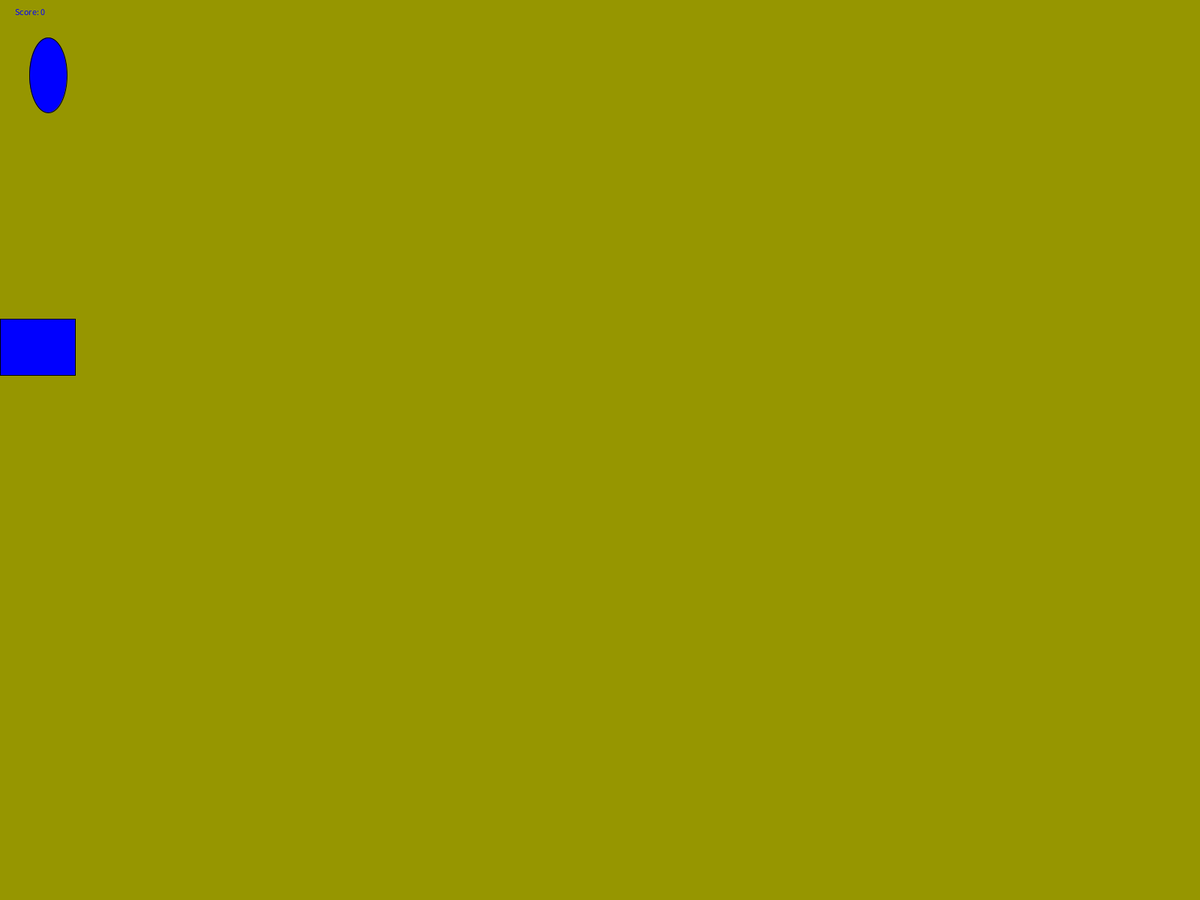
Frame 1 (no input)
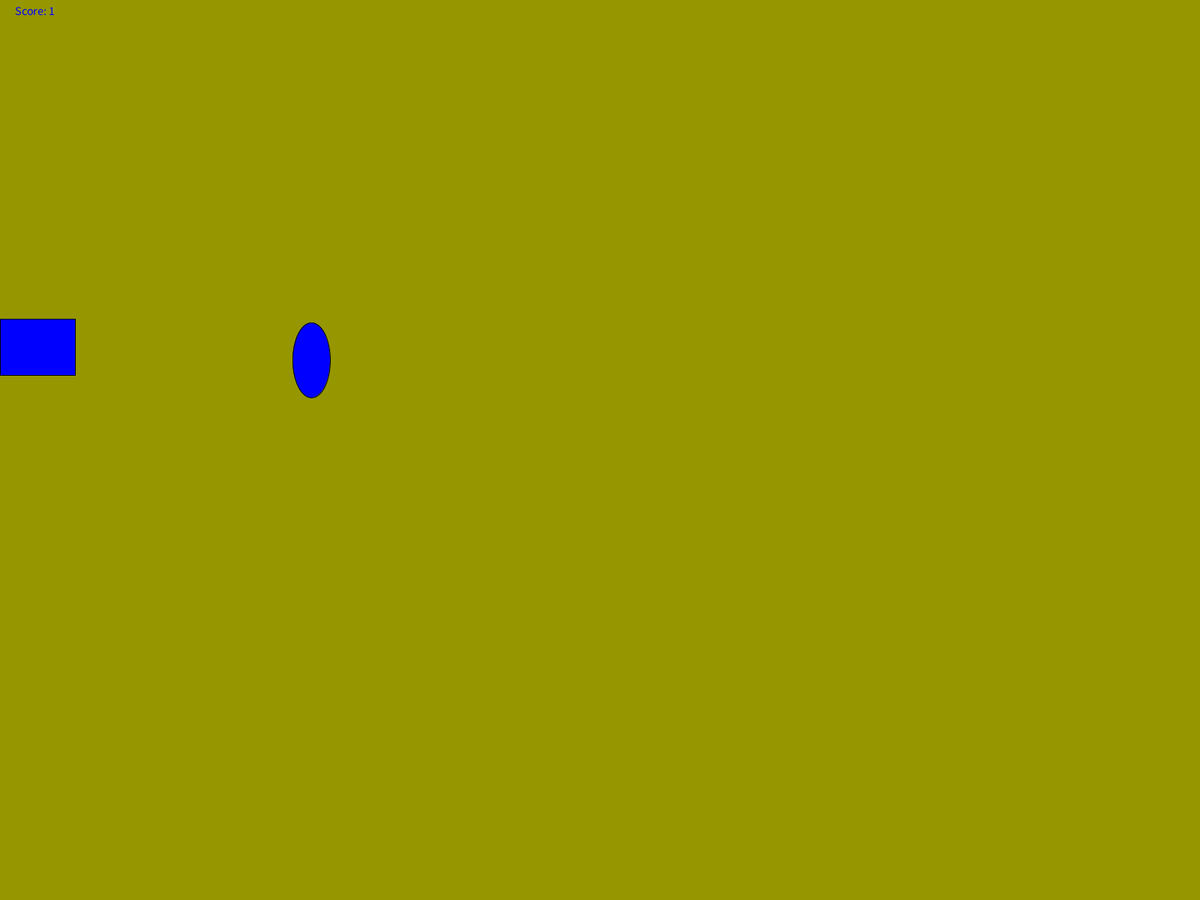
Frame 60 (the mouse pressed at the canvas centre just before this capture)
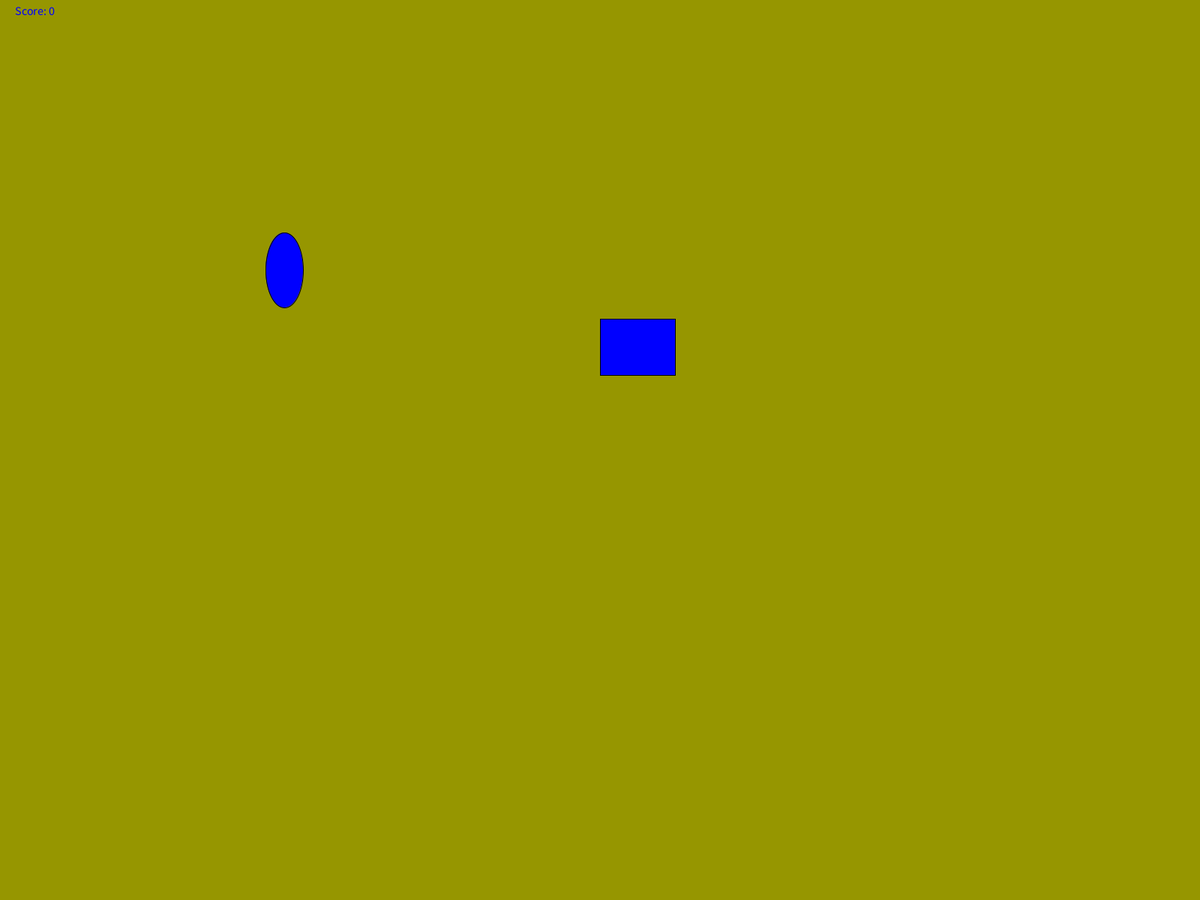
Frame 120 (the mouse held since frame 60 and released just before this capture)

The Processing sketch that drew these frames (run headless with seeded random() and noise(); from frame 60 on, the mouse is pressed at the canvas centre):

// Processing sketch: raindrops
// ── raindrops.pde
int y=100;
int randomNumber = (int) random(width);
int score=0;

void setup() {
  fullScreen();
}
void draw() {
  background(150, 150, 0);
  fill(0, 0, 255);
  stroke(0, 1, 0);
  ellipse(randomNumber, y, 50, 100);
  y+=15
;
  if (y>500) {
     checkCatch(randomNumber);
    randomNumber = (int) random(width);
    y=0;
  }
  rect(mouseX, 425, 100, 75);
 text("Score: " + score, 20, 20);
  println("Your score is now: " + score);
}




void checkCatch(int x) {
  if (x > mouseX && x < mouseX+100)
    score++;
  else if (score >0)
    score--;
  fill(0, 0, 0);
  textSize(16);
}
